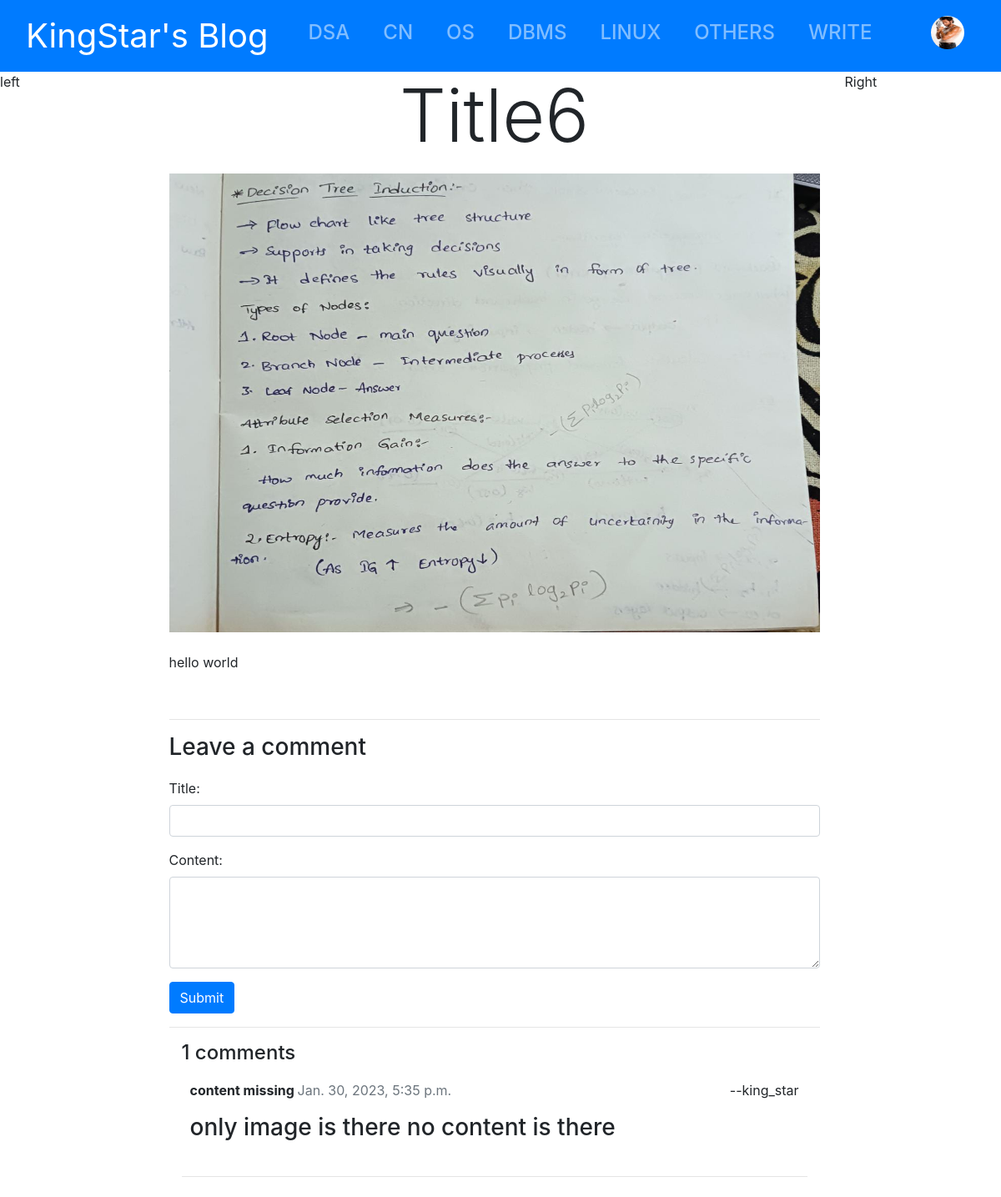
Page /title-6/ (signed in) on the committed database.
### blog/models.py (models this page shows, shortened)
class UserProfile(models.Model):
    user = models.OneToOneField(User, on_delete=models.CASCADE, related_name='profile')
    image = models.ImageField(null=True, blank=True,upload_to='images/')
    favourite = models.ManyToManyField(Article, related_name="favourite", null=True, blank=True)
    read_later = models.ManyToManyField(Article, related_name='read_later', null=True, blank=True)

class Article(models.Model):
    title = models.CharField(max_length=200, unique=True)
    slug = models.SlugField(max_length=200, unique=True, editable=True)
    author = models.ForeignKey(User, on_delete=models.CASCADE)
    updated_on = models.DateTimeField(auto_now=True)
    created_on = models.DateTimeField(auto_now_add=True)
    content = RichTextField()
    image = models.ImageField(null=True, blank=True,upload_to='images/')
    category = models.CharField(max_length=200, choices=CATEGORY_CHOICES)
    active = models.BooleanField(default=True)
    class Meta:
        ordering = ['-created_on']
    def __str__(self):
        return self.title

class Comments(models.Model):
    user = models.ForeignKey(User, on_delete=models.CASCADE)
    article = models.ForeignKey(Article, on_delete=models.CASCADE, related_name="comments")
    title = models.CharField(max_length=200, blank=True, null=True)
    content = models.TextField()
    created_on = models.DateTimeField(auto_now_add=True)
    active = models.BooleanField(default=True)
    class Meta:
        ordering = ['created_on']

### blog/views.py (the view)
# urls.py: path('<slug:slug>/', views.detailView, name="detail"),
def detailView(request, slug):
    post = Article.objects.get(slug=slug)
    comments = post.comments.filter(active = True)
    comments_form = CommentsForm()
    print(comments)
    print(post)
    context = {"post":post, "comments":comments, "comment_form":comments_form}
    if request.user.is_authenticated:
        context["profile"] = UserProfile.objects.get(pk=request.user.id)
    return render(request, 'blog/detail.html', context=context)

### blog/forms.py
class CommentsForm(ModelForm):
    class Meta:
        model = Comments
        fields = ['title', 'content']
        widgets = {
            'content': forms.Textarea(attrs={'rows':4, 'cols':65, 'class':'form-control'}),
            'title': forms.TextInput(attrs={'length':50,'class':'form-control'})
        }

### templates/blog/detail.html (shortened to what this page needs)
{% include "blog/base.html" %}
{% block body %}
    {% if post %}
    <div class="row mr-0">
        <div class="col-2">left</div>
        <div class="col-8">
            <p class="text-center text-capitalize display-2">{{ post.title }}</p>
            {% if post.image %}
            <img src="{{ post.image.url }}" style="height: 550px;width: 100%;" class="img-fluid" alt="Responsive image">
            {% endif %}
            <div class="mt-4">
                {{ post.content|safe }}
            </div>
            <br />
            <hr />
            <div class="mt-2">
                <div class = "">
                    <h3>Leave a comment</h3>
                    <form method="post" action = "{% url 'comment' post.slug %}" style="margin-top: 1.3em;">
                        {{ comment_form.as_p }}
                        <button type="submit" class="btn btn-primary">Submit</button>
                    </form>
                </div>
                        <hr>
                {% if comments %}
                <div class="col-md-12 mb-4  mt-3 ">
                        <h4>{{ comments.count }} comments</h4>
                        {% for comment in comments %}
                        <div class="comments" style="padding: 10px;">
                            <div class="d-flex justify-content-between">
                                <p class="font-weight-bold">
                                        {{ comment.title }}
                                        <span class=" text-muted font-weight-normal h6">
                                            {{ comment.created_on }}
                                        </span>
                                </p>
                                    --{{ comment.user }}
                            </div>
                            <div class="h3">
                                {{ comment.content | linebreaks }}
                            </div>
                        </div>
                        <hr>
                        {% endfor %}
                </div>
                {% endif %}
            </div>
        </div>
        <div class="col-2">Right </div>
    </div>
    {% else %}
        Something went wrong.
    {% endif %}
{% endblock %}

### templates/blog/profiledropdown.html (shortened to what this page needs)
<div class="dropdown">
  <button class="btn btn-primary" id="dropdownMenu2" data-toggle="dropdown" aria-haspopup="true" aria-expanded="false">
    {% if profile.image %}
    <img class="rounded-circle" src="{{ profile.image.url }}" style="height: 40px; width:40px">
    {% else %}
    <i class="h2 bi bi-person-circle"></i>
    {% endif %}
  </button>
</div>

### rows in the picture
UserProfile: image (picture)
Article: title "Title6", image (picture), content "hello world"
Comments: title "content missing", created_on "Jan. 30, 2023, 5:35 p.m.", user "king_star", content "only image is there no content is there"

### other values in the picture
{{ comments.count }} "1"
